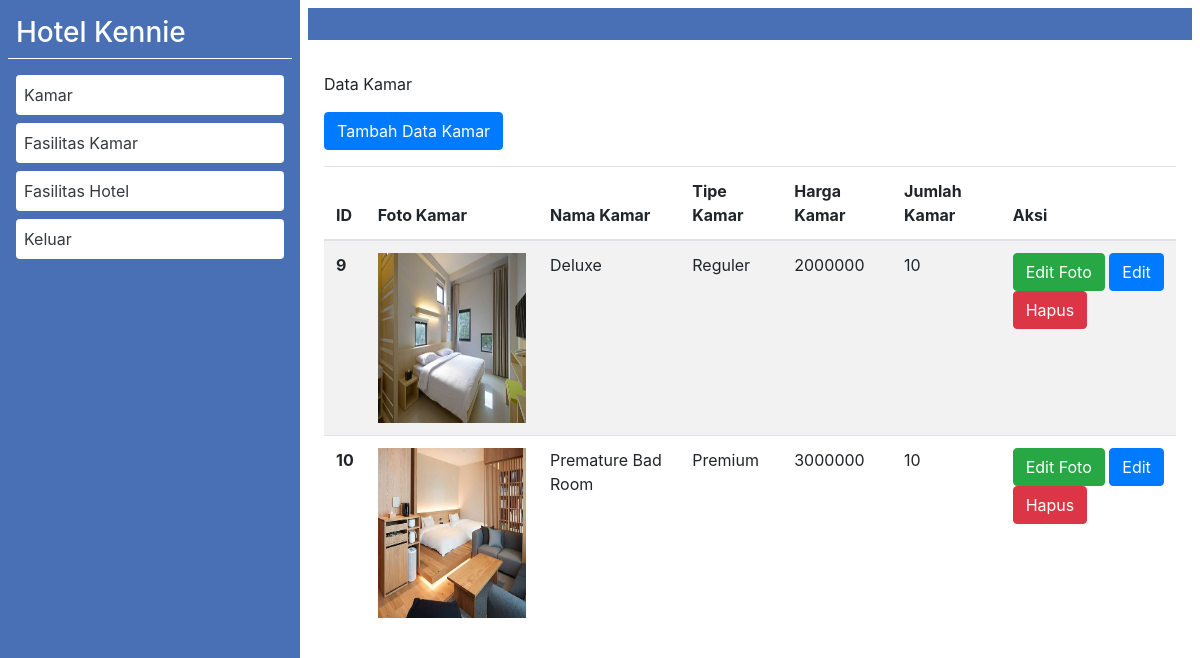
Page /nike22/admin/index.php (signed in) on the committed database.
### tables this page shows
CREATE TABLE `datakamar` (
  `id` int(11) NOT NULL,
  `fotoKamar` text NOT NULL,
  `namaKamar` text NOT NULL,
  `kodeKamar` text NOT NULL,
  `hargaKamar` text NOT NULL,
  `fasilitas` text NOT NULL,
  `jmlKamar` text NOT NULL,
  `dates` text NOT NULL
);

### nike22/admin/index.php (the view, shortened to what this page needs)
<?php
include "../koneksi.php";
?>
<!DOCTYPE html>
<html>
<head>
    <link rel="stylesheet" href="../styleser.css" type="text/css" media="all" />
    <link rel="stylesheet" href="reset.css" type="text/css" media="all" />
    <link rel="stylesheet" href="../css/bootstrap.css" type="text/css" media="all" />
    <link rel="stylesheet" href="../cssico/ardesico.css" type="text/css" media="all" />
</head>
<body class="max mx-auto">
    <section id="wrappes">
        <div class="col-12">
            <div class="row">
                <div class="col-lg-3 p-2 bg-primary-2 text-white vh-100">
                    <div class="navSide border-bottom border-white">
                        <div class="logos p-2">
                            <h1 class="m-0 p-0 h3">Hotel Kennie</h1>
                        </div>
                    </div>
                    <div class="mt-2 p-2">
                        <div class="p-2 mb-2 bg-white radius-1">
                            <a class="text-dark" href="index.php">Kamar</a>
                        </div>
                        <div class="p-2 mb-2 bg-white radius-1">
                            <a class="text-dark" href="fasilitas-kamar.php">Fasilitas Kamar</a>
                        </div>
                        <div class="p-2 mb-2 bg-white radius-1">
                            <a class="text-dark" href="fasilitas-hotel.php">Fasilitas Hotel</a>
                        </div>
                        <div class="p-2 mb-2 bg-white radius-1">
                            <a class="text-dark" href="../logout.php">Keluar</a>
                        </div>
                    </div>
                </div>
                <div class="col-lg-9 p-2">
                    <div class="bg-primary-2 p-3"></div>
                    <div class="p-3">
                        <div class="my-3">
                            Data Kamar
                        </div>
                        <div class="m-0">
                            <button onclick="openModal3()" class="btn btn-primary bg-primary-2">Tambah Data Kamar</button>
                        </div>
                        <table class="table mt-3 table-striped">
                            <thead>
                                <tr>
                                    <th scope="col">ID</th>
                                    <th scope="col">Foto Kamar</th>
                                    <th scope="col">Nama Kamar</th>
                                    <th scope="col">Tipe Kamar</th>
                                    <th scope="col">Harga Kamar</th>
                                    <th scope="col">Jumlah Kamar</th>
                                    <th scope="col">Aksi</th>
                                </tr>
                            </thead>
                            <tbody>
                                <?php
                                $query = mysqli_query($conn,"SELECT * FROM dataKamar ORDER By id ASC");
                                while($row = mysqli_fetch_array($query)){
                                ?>
                                <tr>
                                    <th scope="row"><?php echo $row['id']; ?></th>
                                    <td><img src="../proses/gambar/<?php echo $row['fotoKamar']; ?>" alt="<?php echo $row['fotoKamar']; ?>" class="w-100" height="170"/></td>
                                    <td><?php echo $row['namaKamar']; ?></td>
                                    <td><?php echo $row['kodeKamar']; ?></td>
                                    <td><?php echo $row['hargaKamar']; ?></td>
                                    <td><?php echo $row['jmlKamar']; ?></td>
                                    <td>
                                        <a class="btn btn-success" href="proses/editFoto.php?id=<?php echo $row['id']; ?>">Edit Foto</a>
                                        <a class="btn btn-primary bg-primary-2" href="proses/editDataKamar.php?id=<?php echo $row['id']; ?>">Edit</a>
                                        <a class="btn btn-danger" href="proses/deleteDataKamar.php?id=<?php echo $row['id']; ?>">Hapus</a>
                                    </td>
                                </tr>
                                <?php } ?>
                            </tbody>
                        </table>
                    </div>
                </div>
            </div>
        </div>
    </section>
</body>
</html>

### nike22/styleser.css (style rules this page uses)
.max { max-width: 1200px; }
.radius-1 { border-radius: 4px; }
.bg-primary-2 { background-color: #4970B4; }

### rows in the picture
datakamar: id "9", fotoKamar (picture), namaKamar "Deluxe", kodeKamar "Reguler", hargaKamar "2000000", jmlKamar "10"
datakamar: id "10", fotoKamar (picture), namaKamar "Premature Bad Room", kodeKamar "Premium", hargaKamar "3000000", jmlKamar "10"
